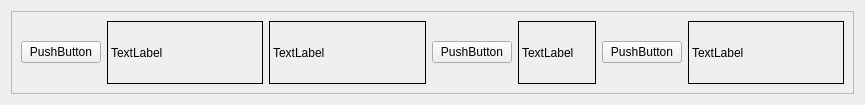
<?xml version="1.0" encoding="UTF-8"?>
<ui version="4.0">
 <class>Form</class>
 <widget class="QWidget" name="Form">
  <property name="geometry">
   <rect>
    <x>0</x>
    <y>0</y>
    <width>865</width>
    <height>105</height>
   </rect>
  </property>
  <property name="windowTitle">
   <string>Form</string>
  </property>
  <layout class="QVBoxLayout" name="verticalLayout">
   <item>
    <widget class="QFrame" name="frame">
     <property name="frameShape">
      <enum>QFrame::StyledPanel</enum>
     </property>
     <property name="frameShadow">
      <enum>QFrame::Raised</enum>
     </property>
     <layout class="QHBoxLayout" name="horizontalLayout">
      <item>
       <widget class="QPushButton" name="btn_del">
        <property name="sizePolicy">
         <sizepolicy hsizetype="Expanding" vsizetype="Fixed">
          <horstretch>1</horstretch>
          <verstretch>0</verstretch>
         </sizepolicy>
        </property>
        <property name="text">
         <string>PushButton</string>
        </property>
       </widget>
      </item>
      <item>
       <widget class="QLabel" name="cart_name">
        <property name="sizePolicy">
         <sizepolicy hsizetype="Expanding" vsizetype="Preferred">
          <horstretch>2</horstretch>
          <verstretch>0</verstretch>
         </sizepolicy>
        </property>
        <property name="frameShape">
         <enum>QFrame::Box</enum>
        </property>
        <property name="text">
         <string>TextLabel</string>
        </property>
        <property name="alignment">
         <set>Qt::AlignLeading|Qt::AlignLeft|Qt::AlignVCenter</set>
        </property>
       </widget>
      </item>
      <item>
       <widget class="QLabel" name="cart_top">
        <property name="sizePolicy">
         <sizepolicy hsizetype="Expanding" vsizetype="Preferred">
          <horstretch>2</horstretch>
          <verstretch>0</verstretch>
         </sizepolicy>
        </property>
        <property name="frameShape">
         <enum>QFrame::Box</enum>
        </property>
        <property name="text">
         <string>TextLabel</string>
        </property>
       </widget>
      </item>
      <item>
       <widget class="QPushButton" name="btn_minus">
        <property name="sizePolicy">
         <sizepolicy hsizetype="Expanding" vsizetype="Fixed">
          <horstretch>1</horstretch>
          <verstretch>0</verstretch>
         </sizepolicy>
        </property>
        <property name="text">
         <string>PushButton</string>
        </property>
       </widget>
      </item>
      <item>
       <widget class="QLabel" name="cart_num">
        <property name="sizePolicy">
         <sizepolicy hsizetype="Expanding" vsizetype="Preferred">
          <horstretch>1</horstretch>
          <verstretch>0</verstretch>
         </sizepolicy>
        </property>
        <property name="frameShape">
         <enum>QFrame::Box</enum>
        </property>
        <property name="text">
         <string>TextLabel</string>
        </property>
       </widget>
      </item>
      <item>
       <widget class="QPushButton" name="btn_plus">
        <property name="sizePolicy">
         <sizepolicy hsizetype="Expanding" vsizetype="Fixed">
          <horstretch>1</horstretch>
          <verstretch>0</verstretch>
         </sizepolicy>
        </property>
        <property name="text">
         <string>PushButton</string>
        </property>
       </widget>
      </item>
      <item>
       <widget class="QLabel" name="label_price">
        <property name="sizePolicy">
         <sizepolicy hsizetype="Expanding" vsizetype="Preferred">
          <horstretch>2</horstretch>
          <verstretch>0</verstretch>
         </sizepolicy>
        </property>
        <property name="frameShape">
         <enum>QFrame::Box</enum>
        </property>
        <property name="text">
         <string>TextLabel</string>
        </property>
       </widget>
      </item>
     </layout>
    </widget>
   </item>
  </layout>
 </widget>
 <resources/>
 <connections/>
</ui>
